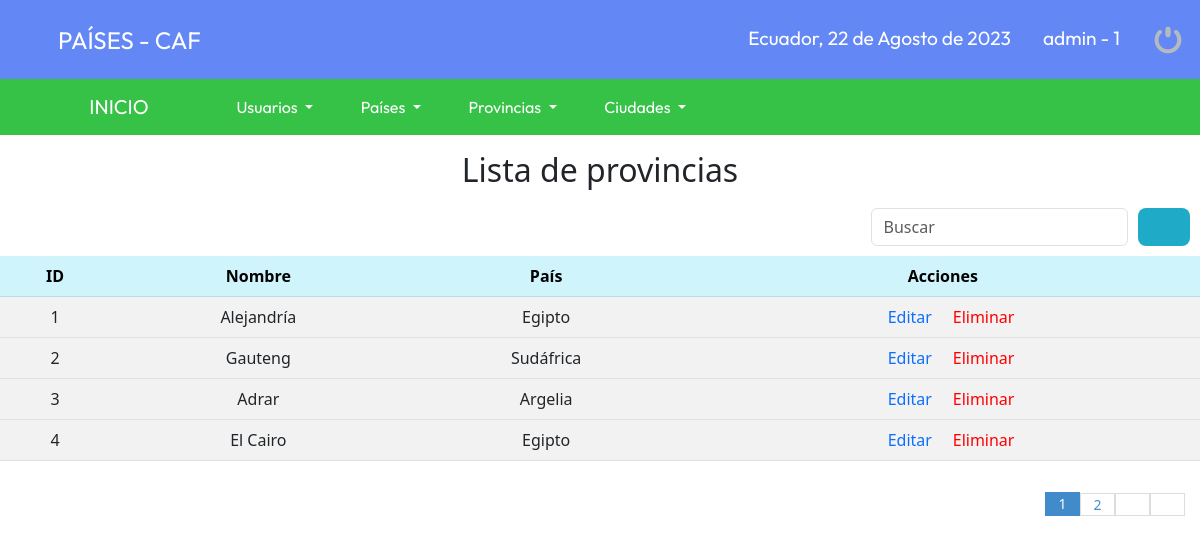
The page /CAF/sistema/lista_provincias.php (signed in) on the database its author committed.
### tables this page shows
CREATE TABLE `provincia` (
  `idprovincia` bigint(11) NOT NULL,
  `nombre_provincia` varchar(20) NOT NULL,
  `usuario_id` bigint(11) NOT NULL,
  `pais_id` bigint(11) NOT NULL,
  `estatus` bigint(11) NOT NULL DEFAULT '1'
);

CREATE TABLE `pais` (
  `idpais` bigint(11) NOT NULL,
  `nombrepais` varchar(20) NOT NULL,
  `capital` varchar(20) NOT NULL,
  `moneda` varchar(20) NOT NULL,
  `plato` varchar(20) NOT NULL,
  `date_add` datetime NOT NULL DEFAULT CURRENT_TIMESTAMP,
  `foto` text NOT NULL,
  `usuario_id` bigint(11) NOT NULL,
  `estatus` bigint(11) NOT NULL DEFAULT '1'
);

### CAF/sistema/lista_provincias.php (the view, shortened to what this page needs)
<?php
	include "../conexion.php";
?>
<!DOCTYPE html>
<html>
<head>
	<link rel="stylesheet" type="text/css" href="css/style.css">
</head>
<body>
	<?php include "includes/header.php"; ?>
	<h2 class="titulos">Lista de provincias</h2>
	<form action="buscar_provincia.php" method="get" class="form_search">
		<div class="form-group">
			<input class="form-control" type="text" name="busqueda" id="busqueda" placeholder="Buscar">
		</div>
		<button type="submit" class="btn_search"><i class="fa-solid fa-magnifying-glass"></i></button>
	</form>
	<table class="table table-striped table-hover">
	    <thead class="table-info">
	    	<tr>
		      	<th scope="col">ID</th>
		        <th scope="col">Nombre</th>
		        <th scope="col">País</th>
		        <th scope="col">Acciones</th>
	    	</tr>
	    </thead>
	    <?php
			$sql_registre = mysqli_query($conection, "SELECT COUNT(*) as total_registro FROM provincia WHERE estatus = 1 ");
			$result_registre = mysqli_fetch_array($sql_registre);
			$total_registro = $result_registre['total_registro'];
			$por_pagina = 4;
			if(empty($_GET['pagina'])){
				$pagina = 1;
			}else{
				$pagina = $_GET['pagina'];
			}
			$desde= ($pagina-1) * $por_pagina;
			$total_paginas = ceil($total_registro / $por_pagina);
			$query = mysqli_query($conection, "SELECT u.idprovincia, u.nombre_provincia, r.nombrepais FROM provincia u INNER JOIN pais r ON u.pais_id = r.idpais WHERE u.estatus = 1 ORDER BY idprovincia ASC LIMIT $desde,$por_pagina");
			$result = mysqli_num_rows($query);
			if($result>0){
				while ($data = mysqli_fetch_array($query)){
		?>
	  <tbody>
	    <tr>
				<td><?php echo $data['idprovincia']; ?></td>
				<td><?php echo $data['nombre_provincia']; ?></td>
				<td><?php echo $data['nombrepais']; ?></td>
				<td>
					<a class="link_edit" href="editar_provincia.php?id=<?php echo $data['idprovincia']; ?>"><i class="fa-solid fa-pen-to-square"></i> Editar</a>
					<a class="link_delete" href="eliminar_confirmar_provincia.php?id=<?php echo $data['idprovincia']; ?>"><i class="fa-solid fa-trash"></i> Eliminar</a>
				</td>
			</tr>
	  </tbody>
	  	<?php
				}
			}
		?>
	</table>
	<div class="paginador">
			<ul>
				<?php
					for ($i=1; $i <= $total_paginas; $i++){
						if($i==$pagina){
							echo '<li class="pageSelected">'.$i.'</li>';
						}else{
							echo '<li><a href="?pagina='.$i.'">'.$i.'</a></li>';
						}
					}
					if($pagina != $total_paginas){
				?>
					<li><a href="?pagina=<?php echo $pagina + 1; ?>"><i class="fa-solid fa-forward"></i></a></li>
					<li><a href="?pagina=<?php echo $total_paginas; ?> "><i class="fa-solid fa-forward-step"></i></a></li>
				<?php } ?>
			</ul>
		</div>
</body>
</html>

### CAF/sistema/css/style.css (style rules this page uses)
* { margin: 0; padding: 0; box-sizing: border-box; }
table { text-align: center; }
table tr:nth-child(odd) { background: #fff; }
table a { text-decoration: none; }
table .link_delete { color: red; }
.paginador ul { padding: 15px; list-style: none; background: #fff; margin-top: 15px; display: -webkit-flex; display: -moz-flex; display: -ms-flex; display: flex; justify-content: flex-end; }
.paginador a, .pageSelected { color: #428bca; border: 1px solid #ddd; display: 5px; display: inline-block; font-size: 14px; text-align: center; width: 35px; text-decoration: none; }
.pageSelected { color: #fff; background: #428bca; border: 1px solid #428bca; }
.form_search { display: -webkit-flex; display: -moz-flex; display: -ms-flex; display: -o-flex; display: flex; float: right; background: initial; padding: 10px; border-radius: 10px; }
.form_search .btn_search { background: #1faac8; color: #fff; padding: 0 20px; border: 0.3rem; border-radius: 0.5rem; cursor: pointer; margin-left: 10px; }
.titulos { text-align: center; margin-top: 1rem; }
.link_delete { color: #f26b6b; }

### rows shown on the page
provincia: idprovincia "1", nombre_provincia "Alejandría", pais.nombrepais "Egipto"
provincia: idprovincia "2", nombre_provincia "Gauteng", pais.nombrepais "Sudáfrica"
provincia: idprovincia "3", nombre_provincia "Adrar", pais.nombrepais "Argelia"
provincia: idprovincia "4", nombre_provincia "El Cairo", pais.nombrepais "Egipto"

### other values the page prints
fechaC() "22 de Agosto de 2023"
$_SESSION['user'] "admin"
$_SESSION['rol'] "1"
